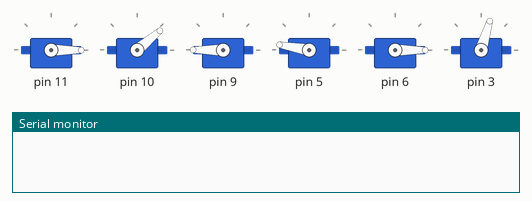
Recording of a sketch running on a simulated Arduino Uno, built with avr-gcc and run on an emulated ATmega328P. Shown: 6 × servo, the last lines printed to the serial monitor.

Above: at 0.1 s.
At 6.48 s:
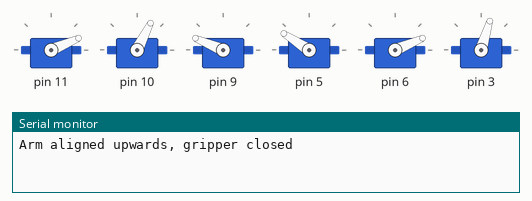
At 10.2 s:
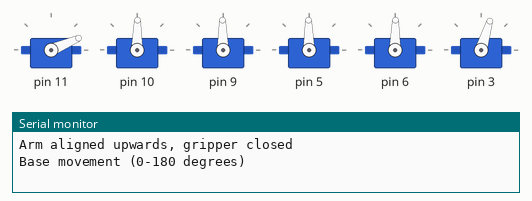
At 21.17 s:
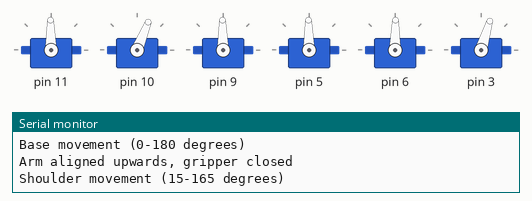
At 29.8 s:
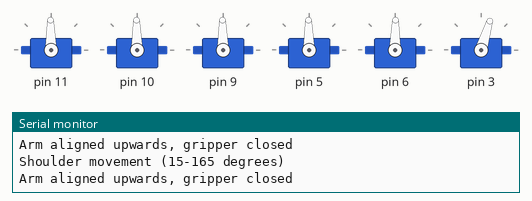
At 32.15 s:
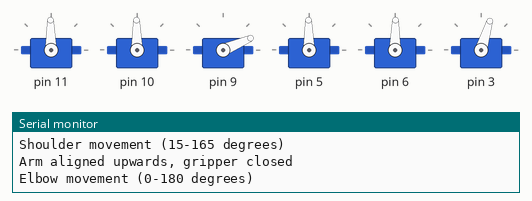
Timing chart, 0 to 40.0 s (numbered marks = the images above):
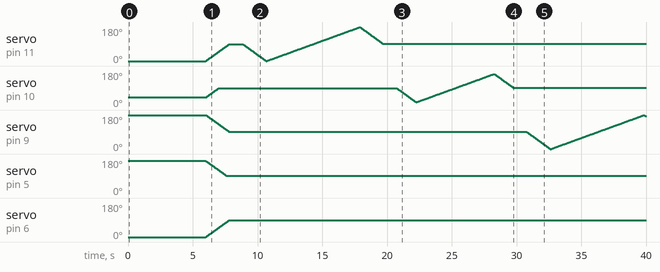

The sketch:

myHomeBraccio.ino
```cpp
/*
  myHomeBraccio.ino

  This sketch runs Braccio.begin() in the setup function.
  After that, the sketch moves every joint of the Braccio along its whole range of movement.

  Based on testBraccio90.ino by Andrea Martino.

  Created on 07 November 2018 by Ana Cruz Martin

 */

#include <Braccio.h>
#include <Servo.h>

#define MINDEGBASE 0
#define MAXDEGBASE 180
#define MINDEGSHOULDER 15
#define MAXDEGSHOULDER 165
#define MINDEGELBOW 0
#define MAXDEGELBOW 180
#define MINDEGWRIST_V 0
#define MAXDEGWRIST_V 180
#define MINDEGWRIST_R 0
#define MAXDEGWRIST_R 180
#define MINDEGGRIPPER 10
#define MAXDEGGRIPPER 73

Servo base;
Servo shoulder;
Servo elbow;
Servo wrist_rot;
Servo wrist_ver;
Servo gripper;

void setup() {
  Serial.begin(9600);
  //Initialization functions and set up the initial position for Braccio
  //All the servo motors will be positioned in the "safety" position:
  //Base (M1):90 degrees
  //Shoulder (M2): 45 degrees
  //Elbow (M3): 180 degrees
  //Wrist vertical (M4): 180 degrees
  //Wrist rotation (M5): 90 degrees
  //gripper (M6): 10 degrees
  Braccio.begin();
}

void loop() {
  /*
   Step Delay: a milliseconds delay between the movement of each servo.  Allowed values from 10 to 30 msec.
   M1=base degrees. Allowed values from 0 to 180 degrees
   M2=shoulder degrees. Allowed values from 15 to 165 degrees
   M3=elbow degrees. Allowed values from 0 to 180 degrees
   M4=wrist vertical degrees. Allowed values from 0 to 180 degrees
   M5=wrist rotation degrees. Allowed values from 0 to 180 degrees
   M6=gripper degrees. Allowed values from 10 to 73 degrees. 10: the toungue is open, 73: the gripper is closed.
  */

  // the arm is aligned upwards  and the gripper is closed
  //(step delay, M1, M2, M3, M4, M5, M6);

  int degrees;

  Serial.println("Arm aligned upwards, gripper closed");
  Braccio.ServoMovement(20, 90, 90, 90, 90, 90, 73);
  delay(1000);

  Serial.println("Base movement (0-180 degrees)");
  degrees = MINDEGBASE;
  while(degrees <= MAXDEGBASE)
  {
    Braccio.ServoMovement(20, degrees, 90, 90, 90, 90, 73);
    degrees=degrees+1;
  }
  Serial.println("Arm aligned upwards, gripper closed");
  Braccio.ServoMovement(20, 90, 90, 90, 90, 90, 73);
  delay(1000);

  Serial.println("Shoulder movement (15-165 degrees)");
  degrees = MINDEGSHOULDER;
  while(degrees <= MAXDEGSHOULDER)
  {
    Braccio.ServoMovement(20, 90, degrees, 90, 90, 90, 73);
    degrees=degrees+1;
  }
  Serial.println("Arm aligned upwards, gripper closed");
  Braccio.ServoMovement(20, 90, 90, 90, 90, 90, 73);
  delay(1000);

  Serial.println("Elbow movement (0-180 degrees)");
  degrees = MINDEGELBOW;
  while(degrees <= MAXDEGELBOW)
  {
    Braccio.ServoMovement(20, 90, 90, degrees, 90, 90, 73);
    degrees=degrees+1;
  }
  Serial.println("Arm aligned upwards, gripper closed");
  Braccio.ServoMovement(20, 90, 90, 90, 90, 90, 73);
  delay(1000);

  Serial.println("Wrist vertical movement (0-180 degrees)");
  degrees = MINDEGWRIST_V;
  while(degrees <= MAXDEGWRIST_V)
  {
    Braccio.ServoMovement(20, 90, 90, 90, degrees, 90, 73);
    degrees=degrees+1;
  }
  Serial.println("Arm aligned upwards, gripper closed");
  Braccio.ServoMovement(20, 90, 90, 90, 90, 90, 73);
  delay(1000);

  Serial.println("Wrist rotation movement (0-180 degrees)");
  degrees = MINDEGWRIST_R;
  while(degrees <= MAXDEGWRIST_R)
  {
    Braccio.ServoMovement(20, 90, 90, 90, 90, degrees, 73);
    degrees=degrees+1;
  }
  Serial.println("Arm aligned upwards, gripper closed");
  Braccio.ServoMovement(20, 90, 90, 90, 90, 90, 73);
  delay(1000);

  Serial.println("Gripper movement (10-73 degrees)");
  degrees = MINDEGGRIPPER;
  while(degrees <= MAXDEGGRIPPER)
  {
    Braccio.ServoMovement(20, 90, 90, 90, 90, 90, degrees);
    degrees=degrees+1;
  }
  Serial.println("Arm aligned upwards, gripper closed");
  Braccio.ServoMovement(20, 90, 90, 90, 90, 90, 73);
  delay(1000);
}
```

Measured:
- by itself, servo on pin 5: moves from 170° to 91° over 1.6 s
- by itself, servo on pin 6: moves from 0° to 89° over 1.8 s
